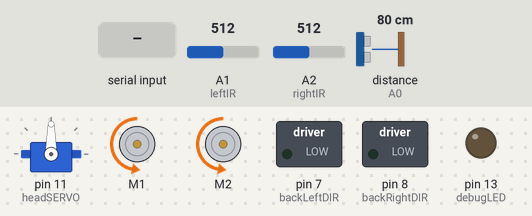
The sketch below on a simulated Arduino Uno, built with avr-gcc and run on an emulated ATmega328P. On the bench: servo, 2 × DC motor (green arrow = forward, orange = backward, longer = faster), switched loads named in the sketch (green lamp = pin HIGH), output pins drawn as LEDs (lit = HIGH). Wiring (inferred from the names in the program): ultrasonic range finder: trigger A0; echo A0. The inputs (shaded band) are chosen by the test bench; at power-on: A1 (leftIR) = 512, A2 (rightIR) = 512, distance to the obstacle (sensor on A0) 80 cm. The echo pulse lasts 58.3 µs per cm; random numbers use the default seed unless the sketch sets one.

Above: at 1.2 s.
1.3 s: "1" received over Serial
At 5.3 s:
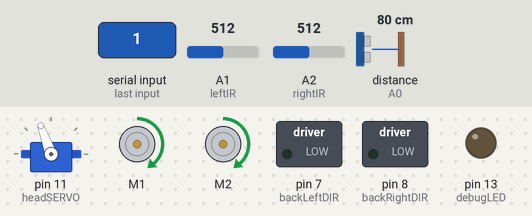
5.6 s: A1 (leftIR) set to 641
7.1 s: A1 (leftIR) set to 673
At 7.8 s:
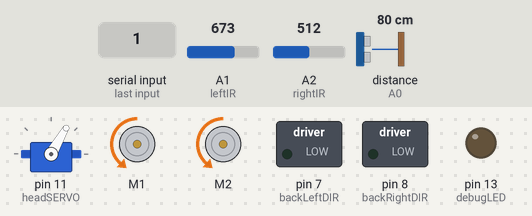
8.6 s: A2 (rightIR) set to 648
10.1 s: A2 (rightIR) set to 672
At 11.2 s:
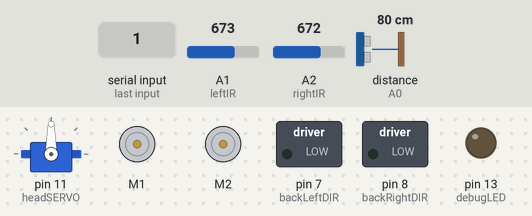
11.6 s: distance to the obstacle (sensor on A0) set to 7 cm
13.1 s: distance to the obstacle (sensor on A0) set to 4 cm
At 13.29 s:
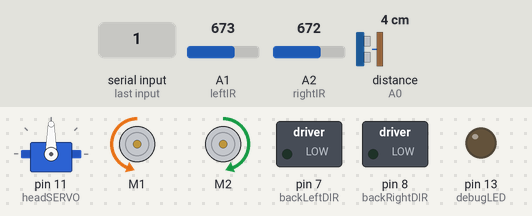
Timing chart, 0 to 17.6 s (numbered marks = the images above; inputs shaded):
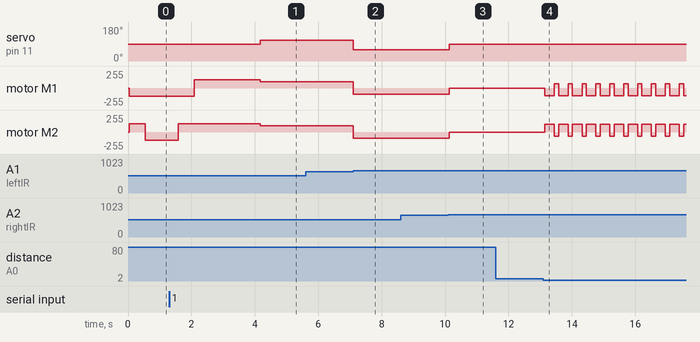

The sketch:

bodyofpartybot.ino
```cpp
#include <DRV8835MotorShield.h>
#include <Servo.h>
DRV8835MotorShield motors;
Servo head;
const int debugLED = 13;

//serial info

String state;
const String GROSS_STATE = "gross";
const String CONTENT_STATE = "content";
const String ROAM_STATE = "roam";
const String WAIT_STATE = "wait";
const String EXCITED_STATE = "excited";
const String DRUNK_STATE = "drunk";
const String CALIBRATE = "calibrate";
const String TURNAROUND = "turnaround";

//packet


// ir sensor pins
const int centerSONAR = A0;
const int leftIR = A1;
const int rightIR = A2;

// adc value storage
int duration;
int centerSONARvalue;

int leftIRvalue;
int rightIRvalue;
//int frontLeftPWRvalue;
int backLeftPWRvalue;
//int frontRightPWRvalue;
int backRightPWRvalue;

// ir threshold
int trapThreshIR;
int turnThreshIR;
const int TRAP = 400;
const int ROAM = 295;
const int WAIT = 400;

// motor driver constants
const int FORWARD = 1;
const int REVERSE = 0;

// io direction pins
//const int frontLeftDIR = 47;       // CH1
const int backLeftDIR = 7;        // CH2
//const int frontRightDIR = 51;      // CH3
const int backRightDIR = 8;       // CH4

// pwm pins
//const int frontLeftWHEEL = 3;      // CH1
const int backLeftWHEEL =  9;      // CH2
//const int frontRightWHEEL = 6;     // CH3
const int backRightWHEEL = 10;     // CH4
const int headSERVO = 11;

// current pins
//const int frontLeftPWR = A8;       // CH1
//const int backLeftPWR = A9;        // CH2
//const int frontRightPWR = A10;     // CH3
//const int backRightPWR = A11;      // CH4

long randNum;

int count;
const int avgTotal = 50;
int leftIRval[avgTotal];
int leftIRavg;
int rightIRval[avgTotal];
int rightIRavg;

const int calibrationTotal = 100;
const int calibrationDuration = 5000; //seconds
int calibrationValues[calibrationTotal];

long microsecondsToInches(long microseconds) {
  // According to Parallax's datasheet for the PING))), there are
  // 73.746 microseconds per inch (i.e. sound travels at 1130 feet per
  // second).  This gives the distance travelled by the ping, outbound
  // and return, so we divide by 2 to get the distance of the obstacle.
  // See: http://www.parallax.com/dl/docs/prod/acc/28015-PING-v1.3.pdf
  return microseconds / 74 / 2;
}

void getSonarMeasurement() {
  pinMode(centerSONAR, OUTPUT);
  digitalWrite(centerSONAR, LOW);
  delayMicroseconds(2);
  digitalWrite(centerSONAR, HIGH);
  delayMicroseconds(5);
  digitalWrite(centerSONAR, LOW);
  pinMode(centerSONAR, INPUT);
  duration = pulseIn(centerSONAR, HIGH);
  centerSONARvalue = microsecondsToInches(duration);
}

void calcMovAvg() {
    for (int n = 0; n < avgTotal; n++)
  {
    leftIRvalue = analogRead(leftIR);
    rightIRvalue = analogRead(rightIR);
    leftIRval[n] = leftIRvalue;
    rightIRval[n] = rightIRvalue;
  }

  leftIRavg = 0;
  rightIRavg = 0;

  for (int n = 0; n < avgTotal; n++)
  {
    leftIRavg = leftIRavg + leftIRval[n];
    rightIRavg = rightIRavg + rightIRval[n];
  }

  leftIRvalue = leftIRavg/avgTotal;
  rightIRvalue = rightIRavg/avgTotal;
}


void turnHead(int deg) {
  head.write(deg);
}

void neutral() {

  motors.flipM1(!false);
  motors.setM1Speed(0);
  motors.flipM2(!false);
  motors.setM2Speed(0);
}

void forward(int s) {


  motors.flipM1(!true);
  motors.setM1Speed(s);
  motors.flipM2(!false);
  motors.setM2Speed(s);

}

void reverse(int s) {


  motors.flipM1(!false);
  motors.setM1Speed(s);
  motors.flipM2(!true);
  motors.setM2Speed(s);

}

void turnLeft(int s) {
  motors.flipM1(!false);
  motors.setM1Speed(s);
  motors.flipM2(!false);
  motors.setM2Speed(s);
}


void turnRight(int s) {
  motors.flipM1(!true);
  motors.setM1Speed(s);
  motors.flipM2(!true);
  motors.setM2Speed(s);

}

int offsetFL(int s){
  return s;
}

int offsetFR(int s){
  return s - 2;
}

int offsetBL(int s){
  return s + 15;
}

int offsetBR(int s){
  return s + 3;
}

void content() {
  forward(150);
  delay(500);
  reverse(150);
  delay(500);
    forward(150);
  delay(500);
  reverse(150);
  delay(500);

}

void drunk () {

    randNum = random(0,10);
    randNum = randNum % 2;

    if (randNum == 0) {
      /*
      while (leftIRvalue>trapThreshIR || rightIRvalue>trapThreshIR) {
        turnLeft(200);
        calcMovAvg();
      }
      */
      turnHead(0);
      turnLeft(200);
      delay(300);
            forward(350);
      delay(30);
            turnLeft(200);
      delay(300);
      turnHead(180);
           forward(350);
      delay(300);
      turnHead(118);
      delay(3000);
       turnHead(45);
            turnLeft(200);
      delay(3000);

    }
    else {
      /*
      while (leftIRvalue>trapThreshIR || rightIRvalue>trapThreshIR) {
        turnRight(200);
        calcMovAvg();
      }
      */
      turnRight(200);
      delay(3000);
    }
}

void excited() {

    turnLeft(300);
    delay(6000);

}

void roam() {

  int trapThreshIR = TRAP;
  int turnThreshIR = ROAM;

  randNum = random(0,10);
  randNum = randNum % 2;

  if (leftIRvalue>trapThreshIR || rightIRvalue>trapThreshIR || centerSONARvalue < 2) {
    digitalWrite(debugLED, LOW);
    reverse(200);
    //turnHead(80);
    delay(250);
    //turnHead(100);
    delay(250);
    turnHead(90);

    if (randNum == 0) {
      turnLeft(200);
      delay(1000);
    }
    else {
      turnRight(200);
      delay(1000);
    }
//materials 3d printing lab
  }
  else if (leftIRvalue>turnThreshIR) {
    turnRight(250);
    turnHead(105);
    delay(300);
    forward(300);
    delay(100);
  }
  else if (rightIRvalue>turnThreshIR) {
    turnLeft(250);
    turnHead(75);
    delay(300);
    forward(300);
    delay(100);
  }
  else if (centerSONARvalue<5) {
    if (randNum == 0) {
      turnLeft(200);
      delay(500);
      //turnHead(110);
      forward(300);
      delay(100);
    }
    else {
      turnRight(200);
      delay(500);
      //turnHead(70);
      forward(300);
      delay(100);
    }
  }
  else {
   forward(200);
   turnHead(90);
  }

}

void wait() {

  int turnThreshIR = WAIT;

  if (leftIRvalue>turnThreshIR) {
    turnRight(150);
    turnHead(110);
    delay(50);
  }
  else if (rightIRvalue>turnThreshIR) {
    turnLeft(150);
    turnHead(60);
    delay(50);
  }
  else if (centerSONARvalue<2) {
    reverse(180);
    delay(300);
    forward(100);
    delay(100);
  }
  else {
   neutral();
   //randNum = random(0,180);
   turnHead(90);
  }

}

void gross() {
  reverse(100);
  turnHead(70);
  delay(500);
  turnHead(110);
  delay(500);
  turnHead(70);
  delay(500);
  turnHead(90);
  delay(1000);
}

void turnaround() {
  reverse(100);
  turnHead(70);
  delay(500);
  reverse(300);
  delay(500);
  turnLeft(200);
  delay(3000);
  turnHead(90);
}

void serialEvent(){
  state = Serial.readString();
  state.trim();
}

void setup() {

  pinMode(debugLED, OUTPUT);

  // set all motor pins
  //pinMode(frontRightDIR, OUTPUT);
  //pinMode(frontLeftDIR, OUTPUT);
  pinMode(backRightDIR, OUTPUT);
  pinMode(backLeftDIR, OUTPUT);
  pinMode(centerSONAR, OUTPUT);
  head.attach(headSERVO);

  Serial.begin(115200);
  randomSeed(analogRead(A2));

  state = "roam";
  count = 0;
}

void loop() {

  delay(25);

  getSonarMeasurement();
  calcMovAvg();

  if (state.equals(ROAM_STATE)) {
    roam();
  }
  else if (state.equals(WAIT_STATE)) {
    wait();
  }
  else if (state.equals(EXCITED_STATE)) {
    excited();
    state = "wait";
  }
  else if (state.equals(DRUNK_STATE)) {
    drunk();
    state = "wait";
  }
  else if (state.equals(GROSS_STATE)) {
    gross();
    state = "wait";
  }
  else if (state.equals(CONTENT_STATE)) {
    content();
    state = "wait";
  }
  else if (state.equals(TURNAROUND)) {
    turnaround();
    state = "wait";
  }
  else {
    state = "wait";
  }

  //debugging
  if (count > 20) {
    /*
    Serial.print("Current state: ");
    Serial.println(state);
    Serial.print("Left IR: ");
    Serial.println(leftIRvalue);
    Serial.print("Right IR: ");
    Serial.println(rightIRvalue);
    Serial.print("Center SONAR: ");
    Serial.println(centerSONARvalue);
    */
    count = 0;
  }
  count++;

}
```

Measured:
- the behaviour switches between 655 and 656 on A1 (leftIR) (found by bisection; images 1 and 2)
- the behaviour switches between 655 and 656 on A2 (rightIR) (found by bisection; images 2 and 3)
- the behaviour switches between 6 and 5 cm on distance to the obstacle (sensor on A0) (found by bisection; images 3 and 4)
- after the input at 1.3 s, servo on pin 11 (headSERVO): 90° → 110° after 2.9 s
- after the input at 5.6 s, every drawn part: stays the same
- after the input at 7.1 s, servo on pin 11 (headSERVO): 110° → 60° at once; motor M1, motor M2: forward 95/255 → backward 95/255 at once
- after the input at 8.6 s, every drawn part: stays the same
- after the input at 10.1 s, servo on pin 11 (headSERVO): 60° → 90° at once; motor M1, motor M2: backward 95/255 → stopped at once
- after the input at 11.6 s, every drawn part: stays the same
- after the input at 13.1 s, motor M1: alternates backward 114/255 for 0.30 s and forward 63/255 for 0.14 s, starting at once; motor M2: alternates forward 114/255 for 0.30 s and backward 63/255 for 0.14 s, starting at once
